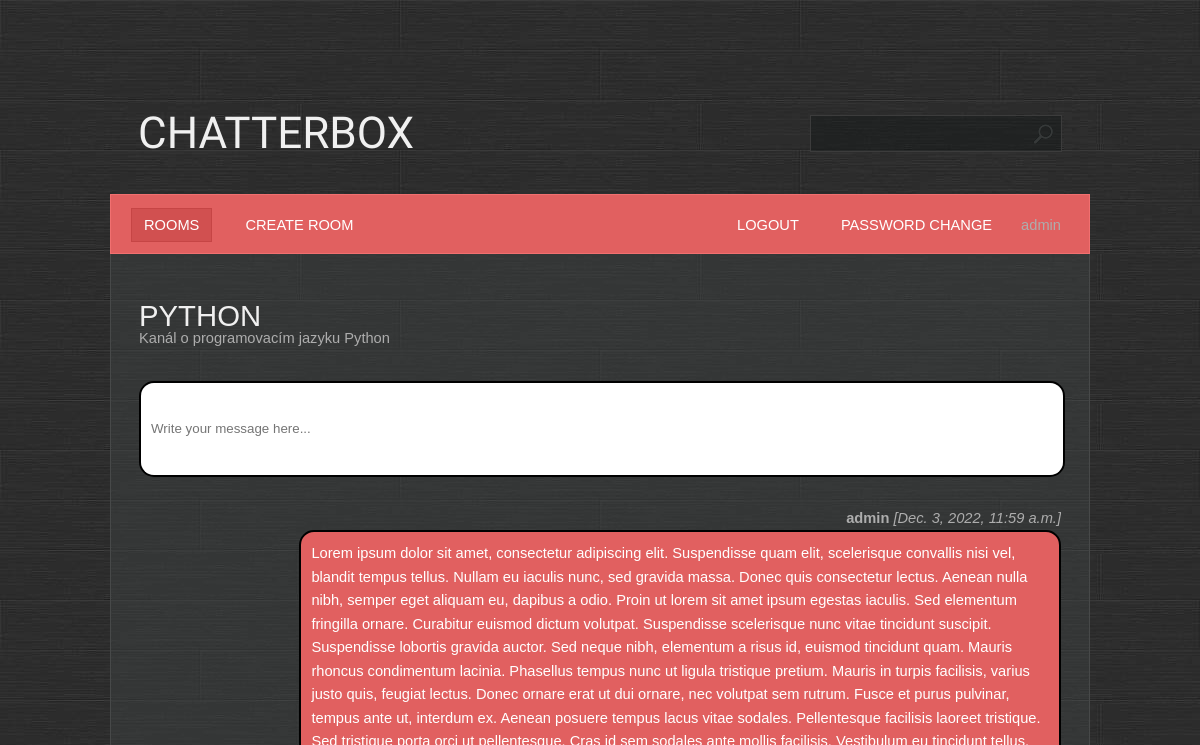
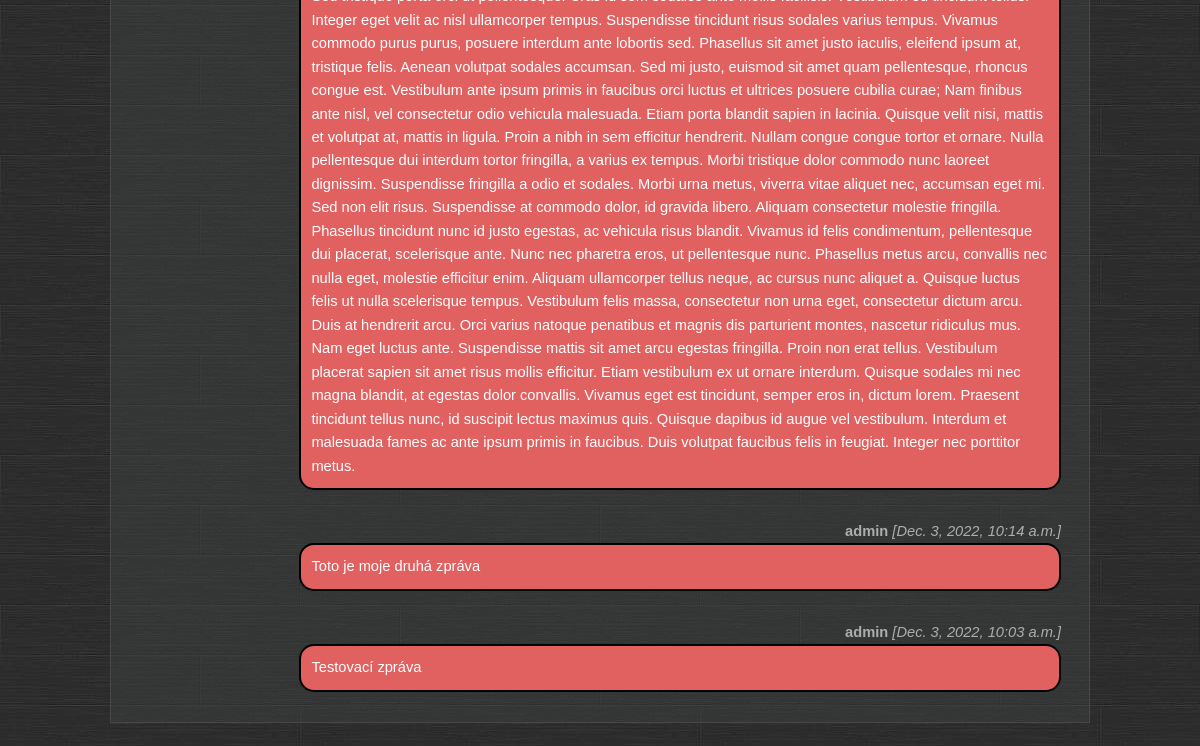
Before: /room/detail/2/ (signed in) with the older database file (2 pictures, top to bottom).
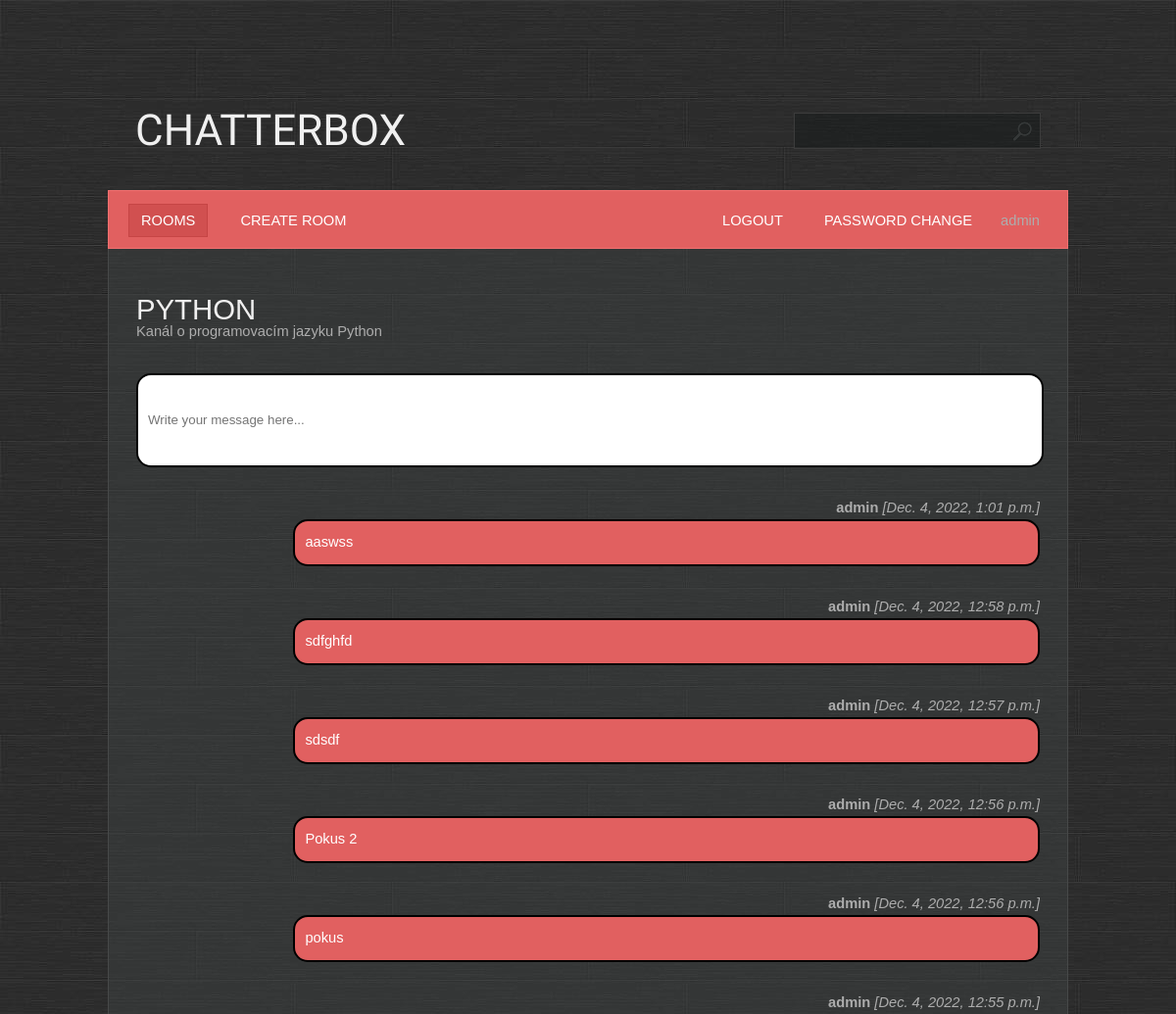
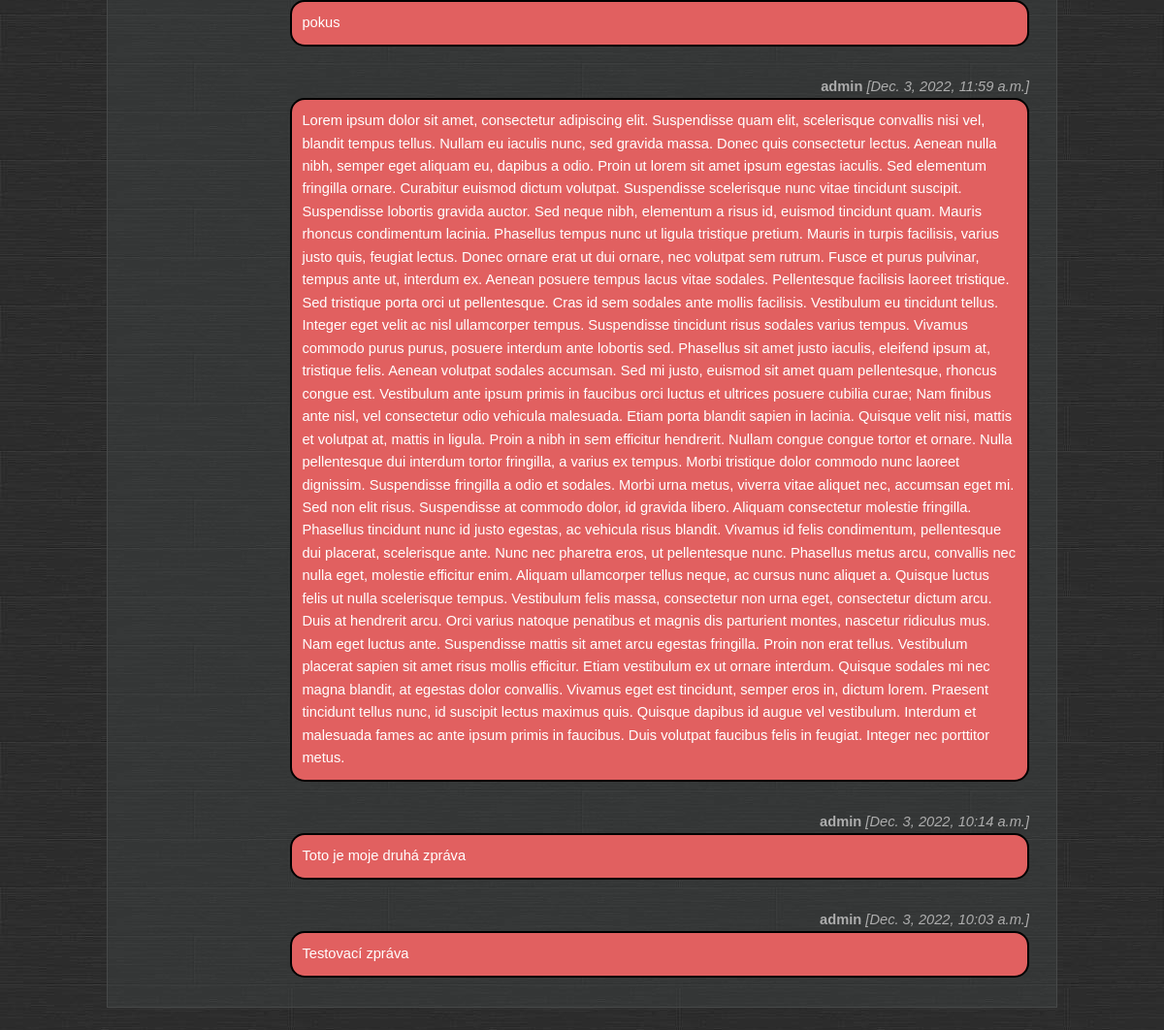
After: the same page with the newer database file (2 pictures, top to bottom).
### base/models.py (models this page shows, shortened)
class Room(Model):
    name = models.CharField(max_length=200, unique=True)
    description = models.TextField(null=True, blank=True)
    participants = models.ManyToManyField(User, related_name='participants', blank=True)
    created = models.DateTimeField(auto_now_add=True)
    updated = models.DateTimeField(auto_now=True)
    class Meta:
        ordering = ['-created', 'name']

class Message(Model):
    body = models.TextField()
    room = models.ForeignKey(Room, on_delete=models.CASCADE)
    user = models.ForeignKey(User, on_delete=models.CASCADE)
    created = models.DateTimeField(auto_now_add=True)
    updated = models.DateTimeField(auto_now=True)
    class Meta:
        ordering = ['-created', 'body']

### base/views.py (the view, shortened to what this page needs)
# urls.py: path('room/detail/<pk>/', base.views.room, name='room'),
@login_required
@permission_required(['base.view_room', 'base.view_message'])
def room(request, pk):
    LOGGER.warning(request.method)
    room = Room.objects.get(id=pk)
    messages = room.message_set.all()
    context = {'messages': messages, 'room': room}
    return render(request, template_name='base/room.html', context=context)

### base/templates/base/room.html (shortened to what this page needs)
{% extends 'main.html' %}
{% block content %}
    <h1>{{ room.name }}</h1>
    <div class="box">{{ room.description }}</div>
    <div class="box room__message">
        {% if perms.base.add_message %}
            <form method="POST">
                <input name="body" placeholder="Write your message here..."/>
            </form>
        {% endif %}
    </div>
    {% for message in messages %}
        <div class="box">
            {% if user == message.user %}
                <div style="float: right"><b>{{ message.user }}</b> <i>[{{ message.created }}]</i></div>
                <div class="message" style="float: right; background-color: #e16060; color: white;">{{ message.body }}</div>
            {% else %}
                <div><b>{{ message.user }}</b> <i>[{{ message.created }}]</i></div>
                <div class="message">{{ message.body }}</div>
            {% endif %}
        </div>
    {% endfor %}
{% endblock %}

### templates/main.html (shortened to what this page needs)
<!DOCTYPE html>
{% load static %}
<html lang="en">
<head>
    <link rel="stylesheet" href="{% static 'styles/style.css' %}"/>
</head>
<body>
<div id="wrapper">
    <div id="header">
        <div id="logo">
            <h1>Chatterbox</h1>
        </div>
        {% if user.is_authenticated %}
            <div id="search">
                <form action="{% url 'search' %}" method="get">
                    <div>
                        <input class="text" name="q" size="32" maxlength="64">
                    </div>
                </form>
            </div>
            <div id="menu">
                {% include 'navbar.html' %}
            </div>
        {% endif %}
    </div>
    <div id="page">
        <div id="content">
            {% block content %}
            {% endblock %}
        </div>
        <br class="clearfix">
    </div>
    <br class="clearfix">
</div>
</body>
</html>

### templates/navbar.html
<ul>
    {% if user.is_authenticated %}
        <li class="first active">
            <a href="{% url 'rooms' %}">Rooms</a>
        </li>
        {% if perms.base.add_room %}
            <li>
                <a href="{% url 'room_create' %}">Create room</a>
            </li>
        {% endif %}
        <li class="last-child">
            {{ user.username }}
        </li>
        <li class="last-child">
            <a href="{% url 'password_change' %}">Password change</a>
        </li>
        <li class="last-child">
            <a href="{% url 'logout' %}">Logout</a>
        </li>
    {% else %}
        <li class="last-child">
            <a href="{% url 'login' %}">Login</a>
        </li>
    {% endif %}
</ul><br class="clearfix"/>

### static/styles/style.css (style rules this page uses)
* { margin: 0; padding: 0; }
a { text-decoration: underline; color: #e8e8e8; }
body { font-size: 11pt; line-height: 1.6em; font-family: Arial, sans-serif; background: #9ea3a3; color: #adadad; background: url(/static/images/bg.jpg); }
h1,h2,h3,h4 { text-transform: uppercase; font-weight: normal; color: #f0f0f0; }
ul { margin-bottom: 1.25em; }
ul { list-style: none; }
.last-child { float:right; }
.message { width: 80%; padding: 10px; color: black; background: #9ea3a3; border-radius: 15px; border: 2px solid black; }
.room__message { background: white; border-radius: 15px; border: 2px solid black; width: 100%; }
.room__message > form > input { resize: none; border: none; outline: none; padding: 10px; height: 4.5rem; width: 100%; }
.box { overflow: hidden; margin: 0 0 30px 0; }
#content { width: 100%; float: left; padding: 0; }
#header { position: relative; padding: 28px; height: 130px; }
#logo { position: absolute; top: 0; left: 28px; height: 130px; line-height: 130px; }
#logo h1 { font-size: 3em; font-family: Bevan, serif; }
#page { position: relative; padding: 50px 28px 0px 28px; width: 922px; background: rgba(65, 70, 70, 0.4); border: solid 1px #474949; border-top: 0; }
#menu { position: absolute; bottom: 0; left: 0; height: 58px; line-height: 60px; padding: 0 20px 0 20px; width: 938px; margin: 0 0 0 0; background: #e16060; border: solid 1px #f17070; }
#menu a { text-decoration: none; text-transform: uppercase; color: #ffffff; padding: 8px 12px 8px 12px; border: solid 1px #e16060; }
#menu ul { list-style: none; }
#menu ul li { display: inline; padding: 0 8px 0 8px; }
#menu ul li.first { padding-left: 0; }
#menu ul li.active a { background: #D15050; border: solid 1px #C64545; }
#wrapper { position: relative; width: 980px; margin: 68px auto 0 auto; }
#search { position: absolute; top: 0; right: 28px; height: 130px; line-height: 130px; }
#search input.text { padding: 10px 40px 10px 10px; background: rgba(15, 20, 20, 0.4) url(/static/images/search.png) top right no-repeat; border: 0; color: #c7c8c8; width: 200px; border: solid 1px #3c3c3c; }

Changed rows visible on the page:
added Message: user "admin", created "Dec. 4, 2022, 1:01 p.m.", body "aaswss"
added Message: user "admin", created "Dec. 4, 2022, 12:58 p.m.", body "sdfghfd"
added Message: user "admin", created "Dec. 4, 2022, 12:57 p.m.", body "sdsdf"
added Message: user "admin", created "Dec. 4, 2022, 12:56 p.m.", body "Pokus 2"
added Message: user "admin", created "Dec. 4, 2022, 12:56 p.m.", body "pokus"
added Message: user "admin", created "Dec. 4, 2022, 12:55 p.m.", body "pokus"
